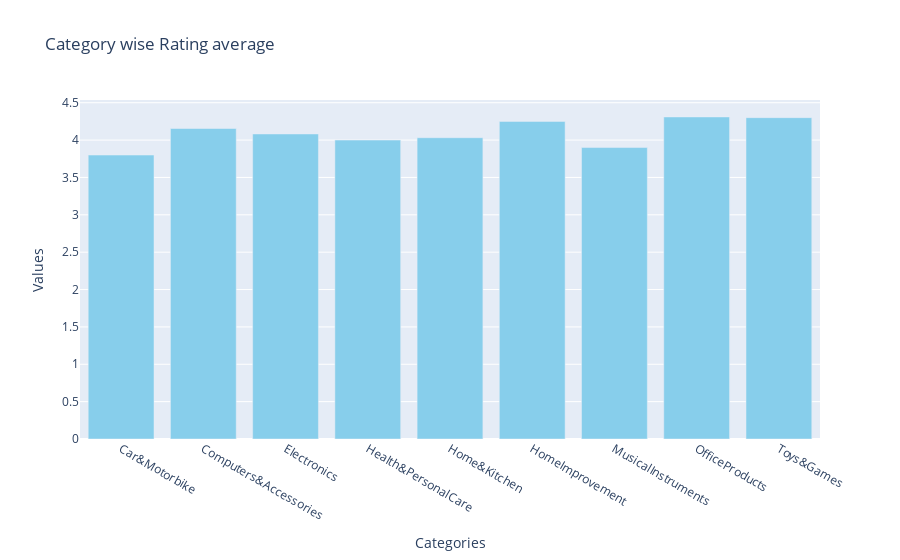

Notebook cell for this chart:
### Code cell
category_r_fig = go.Figure()
category_r_fig.add_trace(go.Bar(x=category_rating.index,y=category_rating.rating,marker_color='skyblue'))
category_r_fig.update_layout(title = "Category wise Rating average",xaxis_title = 'Categories',yaxis_title='Values')

### Figure 1 — Plotly figure (JSON) as saved in the notebook; plotly's stock layout.template omitted (floating-point values rounded to 4 significant figures)
{"data": [{"marker": {"color": "skyblue"}, "type": "bar", "x": ["Car&Motorbike", "Computers&Accessories", "Electronics", "Health&PersonalCare", "Home&Kitchen", "HomeImprovement", "MusicalInstruments", "OfficeProducts", "Toys&Games"], "y": [3.8, 4.155, 4.082, 4, 4.032, 4.25, 3.9, 4.31, 4.3]}], "layout": {"title": {"text": "Category wise Rating average"}, "xaxis": {"title": {"text": "Categories"}}, "yaxis": {"title": {"text": "Values"}}}}
